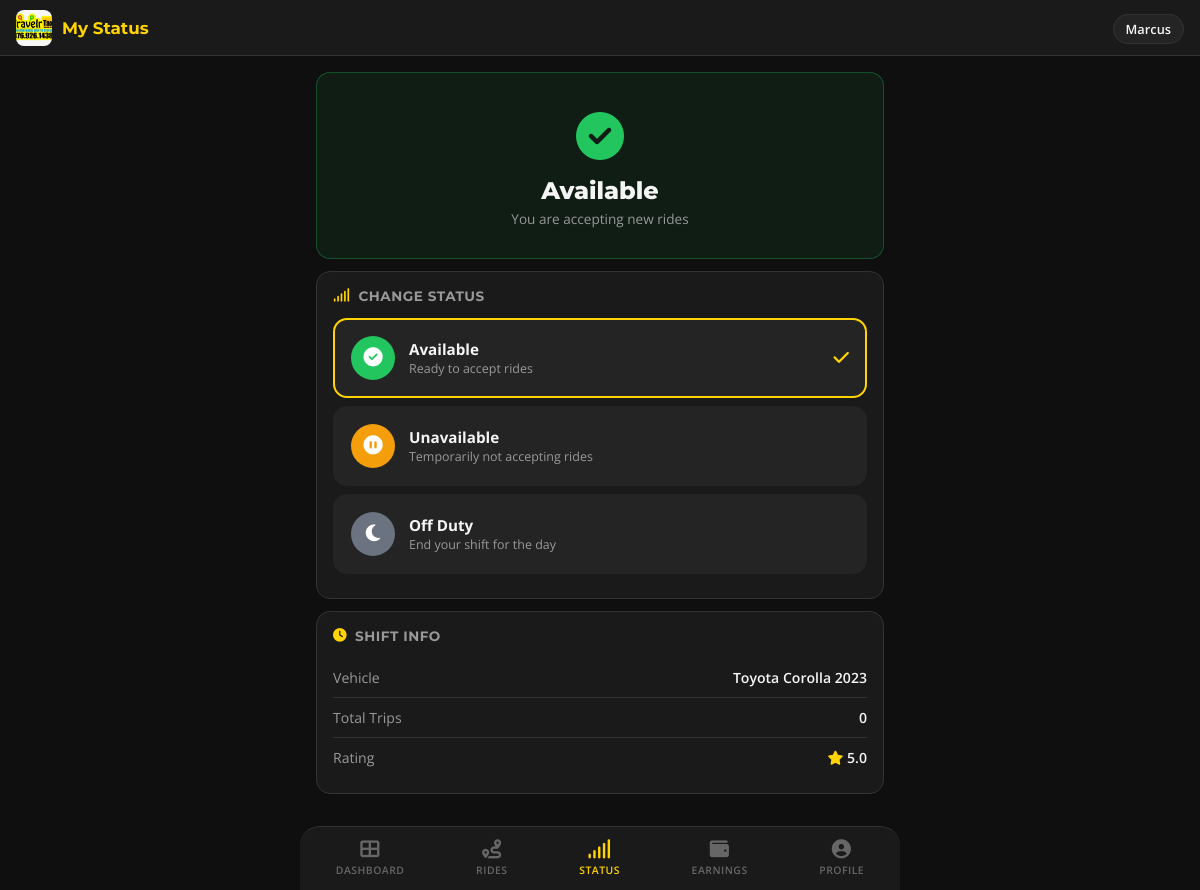
Page /driver/availability.php (signed in) on the committed database.
### tables this page shows
CREATE TABLE users (
    id INT AUTO_INCREMENT PRIMARY KEY,
    first_name VARCHAR(100) NOT NULL,
    last_name VARCHAR(100) NOT NULL,
    email VARCHAR(255) UNIQUE NOT NULL,
    phone VARCHAR(30),
    password_hash VARCHAR(255) NOT NULL,
    role ENUM('admin','customer','driver') NOT NULL DEFAULT 'customer',
    avatar VARCHAR(255) DEFAULT NULL,
    is_active TINYINT(1) DEFAULT 1,
    created_at DATETIME DEFAULT CURRENT_TIMESTAMP,
    updated_at DATETIME DEFAULT CURRENT_TIMESTAMP ON UPDATE CURRENT_TIMESTAMP
);

CREATE TABLE drivers (
    id INT AUTO_INCREMENT PRIMARY KEY,
    user_id INT NOT NULL,
    license_number VARCHAR(100),
    license_expiry DATE,
    vehicle_id INT DEFAULT NULL,
    status ENUM('available','on_trip','offline') DEFAULT 'available',
    rating DECIMAL(3,2) DEFAULT 5.00,
    total_trips INT DEFAULT 0,
    notes TEXT,
    created_at DATETIME DEFAULT CURRENT_TIMESTAMP,
    updated_at DATETIME DEFAULT CURRENT_TIMESTAMP ON UPDATE CURRENT_TIMESTAMP,
    FOREIGN KEY (user_id) REFERENCES users(id) ON DELETE CASCADE
);

CREATE TABLE vehicles (
    id INT AUTO_INCREMENT PRIMARY KEY,
    name VARCHAR(150) NOT NULL,
    type ENUM('sedan','van','minibus') NOT NULL DEFAULT 'sedan',
    capacity INT NOT NULL DEFAULT 4,
    plate_number VARCHAR(30),
    color VARCHAR(50),
    image VARCHAR(255) DEFAULT NULL,
    status ENUM('active','maintenance','retired') DEFAULT 'active',
    notes TEXT,
    created_at DATETIME DEFAULT CURRENT_TIMESTAMP,
    updated_at DATETIME DEFAULT CURRENT_TIMESTAMP ON UPDATE CURRENT_TIMESTAMP
);

### includes/helpers.php (called while the page is built, shortened)
<?php
function sanitize($input) {
    return htmlspecialchars(trim($input), ENT_QUOTES, 'UTF-8');
}

### includes/auth.php (called while the page is built, shortened)
<?php
require_once __DIR__ . '/db.php';
function isLoggedIn() {
    return isset($_SESSION['user_id']);
}
function getCurrentUser() {
    return dbFetchOne("SELECT * FROM users WHERE id = ?", [$_SESSION['user_id']]);
}

### includes/db.php (called while the page is built, shortened)
<?php
function getDB() {
    static $pdo = null;
    if ($pdo === null) {
        try {
            $dsn = 'mysql:host=' . DB_HOST . ';dbname=' . DB_NAME . ';charset=' . DB_CHARSET;
            $pdo = new PDO($dsn, DB_USER, DB_PASS, [
                PDO::ATTR_ERRMODE => PDO::ERRMODE_EXCEPTION,
                PDO::ATTR_DEFAULT_FETCH_MODE => PDO::FETCH_ASSOC,
                PDO::ATTR_EMULATE_PREPARES => false,
            ]);
        } catch (PDOException $e) {
            error_log('Database connection failed: ' . $e->getMessage());
            die('Database connection failed. Please try again later.');
        }
    }
    return $pdo;
}
function dbQuery($sql, $params = []) {
    $stmt = getDB()->prepare($sql);
    $stmt->execute($params);
    return $stmt;
}
function dbFetchOne($sql, $params = []) {
    return dbQuery($sql, $params)->fetch();
}

### driver/availability.php (the view, shortened to what this page needs)
<?php
$pageTitle = 'My Status';
require_once __DIR__ . '/includes/driver-header.php';
$driverId = $driverRecord['id'];
$driverRecord = dbFetchOne(
    "SELECT d.*, v.name AS vehicle_name, v.plate_number
     FROM drivers d LEFT JOIN vehicles v ON d.vehicle_id = v.id
     WHERE d.id = ?", [$driverId]
);
$currentAvailability = $driverRecord['availability'] ?? 'available';
$hasActiveRide = dbFetchOne(
    "SELECT id FROM bookings WHERE driver_id = ? AND status IN ('accepted','on_the_way','arrived','trip_started','in_progress') LIMIT 1",
    [$driverId]
);
?>
<div class="driver-content">
    <div class="status-display status-display-<?= $currentAvailability ?>">
        <div class="status-display-icon">
            <?php
            $avIcons = ['available' => 'fa-check-circle', 'unavailable' => 'fa-pause-circle', 'off_duty' => 'fa-moon'];
            ?>
            <i class="fas <?= $avIcons[$currentAvailability] ?? 'fa-circle' ?>"></i>
        </div>
        <div class="status-display-text">
            <?= ucfirst(str_replace('_', ' ', $currentAvailability)) ?>
        </div>
        <div class="status-display-sub">
            <?php if ($currentAvailability === 'available'): ?>
                You are accepting new rides
            <?php elseif ($currentAvailability === 'unavailable'): ?>
                You won't receive new ride assignments
            <?php else: ?>
                You are off duty
            <?php endif; ?>
        </div>
    </div>
    <div class="detail-card">
        <div class="detail-card-title"><i class="fas fa-signal"></i> Change Status</div>
        <form method="POST">
            <button type="submit" class="status-option <?= $currentAvailability === 'available' ? 'status-option-active' : '' ?>" <?= $hasActiveRide ? '' : '' ?>>
                <div class="status-option-icon available-icon"><i class="fas fa-check-circle"></i></div>
                <div class="status-option-info">
                    <strong>Available</strong>
                    <span>Ready to accept rides</span>
                </div>
                <?php if ($currentAvailability === 'available'): ?>
                <i class="fas fa-check current-check"></i>
                <?php endif; ?>
            </button>
        </form>
        <form method="POST">
            <button type="submit" class="status-option <?= $currentAvailability === 'unavailable' ? 'status-option-active' : '' ?>">
                <div class="status-option-icon unavailable-icon"><i class="fas fa-pause-circle"></i></div>
                <div class="status-option-info">
                    <strong>Unavailable</strong>
                    <span>Temporarily not accepting rides</span>
                </div>
            </button>
        </form>
        <form method="POST">
            <button type="submit" class="status-option <?= $currentAvailability === 'off_duty' ? 'status-option-active' : '' ?>" <?= $hasActiveRide ? 'disabled' : '' ?>>
                <div class="status-option-icon offduty-icon"><i class="fas fa-moon"></i></div>
                <div class="status-option-info">
                    <strong>Off Duty</strong>
                    <span>End your shift for the day</span>
                </div>
            </button>
        </form>
    </div>
    <div class="detail-card">
        <div class="detail-card-title"><i class="fas fa-clock"></i> Shift Info</div>
        <div class="detail-list">
            <div class="detail-row">
                <span class="detail-label">Vehicle</span>
                <span class="detail-value"><?= sanitize($driverRecord['vehicle_name'] ?? 'Not assigned') ?></span>
            </div>
            <div class="detail-row">
                <span class="detail-label">Total Trips</span>
                <span class="detail-value"><?= intval($driverRecord['total_trips']) ?></span>
            </div>
            <div class="detail-row">
                <span class="detail-label">Rating</span>
                <span class="detail-value"><i class="fas fa-star" style="color:#FFD400"></i> <?= number_format($driverRecord['rating'], 1) ?></span>
            </div>
        </div>
    </div>
</div>
<?php require_once __DIR__ . '/includes/driver-footer.php'; ?>

### driver/includes/driver-header.php (shortened to what this page needs)
<?php
require_once __DIR__ . '/../../includes/db.php';
require_once __DIR__ . '/../../includes/auth.php';
require_once __DIR__ . '/../../includes/helpers.php';
$currentPage = basename($_SERVER['PHP_SELF']);
if ($currentPage !== 'login.php') {
    $driverUser = getCurrentUser();
    $driverRecord = dbFetchOne(
        "SELECT d.*, v.name AS vehicle_name, v.plate_number, v.type AS vehicle_type
         FROM drivers d
         LEFT JOIN vehicles v ON d.vehicle_id = v.id
         WHERE d.user_id = ?",
        [$driverUser['id']]
    );
}
$pageTitle = $pageTitle ?? 'Driver Panel';
?>
<!DOCTYPE html>
<html lang="en">
<head>
    <link rel="stylesheet" href="https://cdnjs.cloudflare.com/ajax/libs/font-awesome/6.5.1/css/all.min.css">
    <link rel="stylesheet" href="/assets/css/driver.css">
</head>
<body class="driver-body">
<header class="driver-topbar">
    <div class="topbar-left">
        <img src="/assets/images/logo.jpeg" alt="Travelr" class="driver-logo">
        <span class="topbar-title"><?= sanitize($pageTitle) ?></span>
    </div>
    <?php if ($currentPage !== 'login.php'): ?>
    <div class="topbar-right">
        <span class="driver-name-badge"><?= sanitize($driverUser['first_name']) ?></span>
    </div>
    <?php endif; ?>
</header>
<main class="driver-main">

### assets/css/driver.css (style rules this page uses)
:root { --driver-bg: #0f0f0f; --driver-surface: #1a1a1a; --driver-surface-2: #242424; --driver-border: #333; --driver-yellow: #FFD400; --driver-yellow-dark: #e6bf00; --driver-green: #22c55e; --driver-green-dark: #16a34a; --driver-blue: #3b82f6; --driver-red: #ef4444; --driver-orange: #f59e0b; --driver-purple: #8b5cf6; --driver-text: #f5f5f5; --driver-text-muted: #999; --driver-text-dim: #666; --driver-radius: 14px; --driver-radius-sm: 8px; --driver-shadow: 0 2px 12px rgba(0,0,0,0.4); --font-heading: 'Montserrat', sans-serif; --font-body: 'Open Sans', sans-serif; --bottom-nav-height: 64px; --topbar-height: 56px; }
*, *::before, *::after { box-sizing: border-box; margin: 0; padding: 0; }
html { font-size: 16px; -webkit-text-size-adjust: 100%; -webkit-tap-highlight-color: transparent; }
body.driver-body { font-family: var(--font-body); background: var(--driver-bg); color: var(--driver-text); min-height: 100vh; padding-top: var(--topbar-height); padding-bottom: calc(var(--bottom-nav-height) + 16px); -webkit-font-smoothing: antialiased; overflow-x: hidden; }
.driver-topbar { position: fixed; top: 0; left: 0; right: 0; height: var(--topbar-height); background: var(--driver-surface); border-bottom: 1px solid var(--driver-border); display: flex; align-items: center; justify-content: space-between; padding: 0 16px; z-index: 1000; }
.topbar-left { display: flex; align-items: center; gap: 10px; }
.driver-logo { width: 36px; height: 36px; border-radius: 8px; object-fit: cover; }
.topbar-title { font-family: var(--font-heading); font-weight: 700; font-size: 1.05rem; color: var(--driver-yellow); }
.driver-name-badge { background: var(--driver-surface-2); color: var(--driver-text); padding: 5px 12px; border-radius: 20px; font-size: 0.8rem; font-weight: 600; border: 1px solid var(--driver-border); }
.driver-main { max-width: 480px; margin: 0 auto; padding: 12px 12px 0; }
.driver-content { display: flex; flex-direction: column; gap: 12px; }
.detail-card { background: var(--driver-surface); border-radius: var(--driver-radius); padding: 16px; border: 1px solid var(--driver-border); }
.detail-card-title { font-family: var(--font-heading); font-weight: 700; font-size: 0.85rem; color: var(--driver-text-muted); text-transform: uppercase; letter-spacing: 0.5px; margin-bottom: 14px; display: flex; align-items: center; gap: 8px; }
.detail-card-title i { color: var(--driver-yellow); }
.detail-list { display: flex; flex-direction: column; gap: 0; }
.detail-row { display: flex; justify-content: space-between; align-items: center; padding: 10px 0; border-bottom: 1px solid var(--driver-border); font-size: 0.88rem; }
.detail-row:last-child { border-bottom: none; }
.detail-label { color: var(--driver-text-muted); }
.detail-value { font-weight: 600; text-align: right; max-width: 60%; }
.status-display { text-align: center; padding: 30px 20px; border-radius: var(--driver-radius); border: 1px solid var(--driver-border); }
.status-display-available { background: rgba(34,197,94,0.08); border-color: rgba(34,197,94,0.3); }
.status-display-icon { font-size: 3rem; margin-bottom: 8px; }
.status-display-available .status-display-icon { color: var(--driver-green); }
.status-display-text { font-family: var(--font-heading); font-size: 1.5rem; font-weight: 800; }
.status-display-sub { font-size: 0.85rem; color: var(--driver-text-muted); margin-top: 4px; }
.status-option { display: flex; align-items: center; gap: 14px; width: 100%; padding: 16px; background: var(--driver-surface-2); border: 2px solid transparent; border-radius: var(--driver-radius); margin-bottom: 8px; cursor: pointer; transition: all 0.15s; color: var(--driver-text); font-family: var(--font-body); text-align: left; }
.status-option-active { border-color: var(--driver-yellow); }
.status-option-icon { width: 44px; height: 44px; border-radius: 50%; display: flex; align-items: center; justify-content: center; font-size: 1.2rem; color: #fff; flex-shrink: 0; }
.available-icon { background: var(--driver-green); }
.unavailable-icon { background: var(--driver-orange); }
.offduty-icon { background: #6b7280; }
.status-option-info strong { display: block; font-size: 0.95rem; }
.status-option-info span { font-size: 0.78rem; color: var(--driver-text-muted); }
.current-check { color: var(--driver-yellow); margin-left: auto; font-size: 1.1rem; }
@media (min-width: 481px) { .driver-main { max-width: 520px; padding: 16px; } }
@media (min-width: 768px) { .driver-main { max-width: 600px; } }

### rows in the picture
users: first_name "Marcus"
drivers: vehicle.name "Toyota Corolla 2023", total_trips "0", rating "5.0"

### other values in the picture
$pageTitle "My Status"
str_replace('_', ' ', $currentAvailability) "Available"
